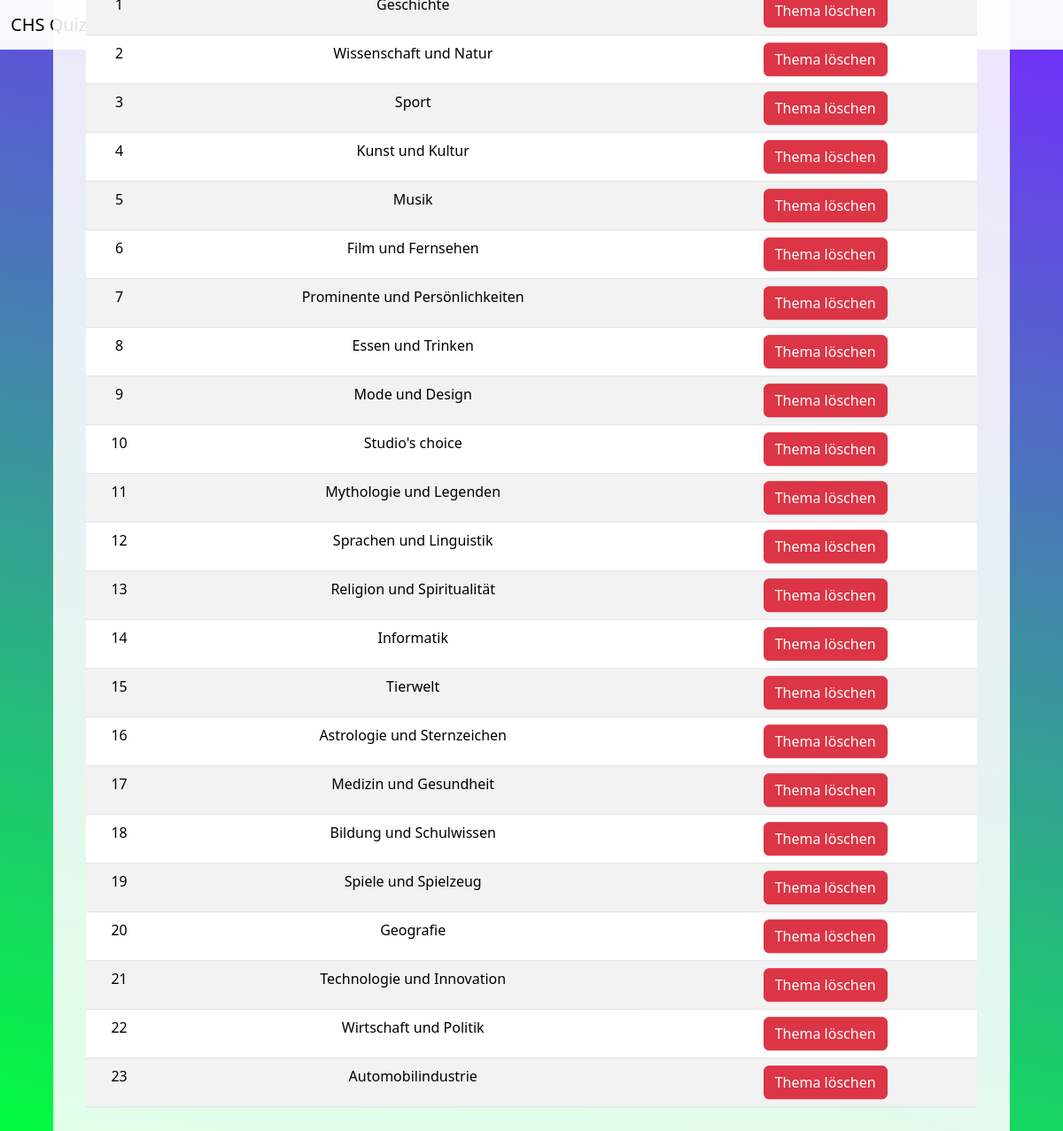
The app's page /Admin/manage_themes.php (signed in) with its own data.
### tables this page shows
CREATE TABLE `themen` (
  `themenid` bigint(20) UNSIGNED NOT NULL,
  `themenname` varchar(50) NOT NULL
);

### Assets/Classes/Database.php (called while the page is built, shortened)
<?php
class Database {
    private $host = HOST;
    private $table = TABLE;
    private $username = USERNAME;
    private $password = PASSWORD;
    protected function connectDB() {
        try {
            $this->connection = new PDO("mysql:host=$this->host;dbname=$this->table", $this->username, $this->password);
        }
        catch (PDOException $e) {
            die("Database error");
        }
    }
}

### Assets/Classes/GetQuizData.php (the view, shortened to what this page needs)
<?php
class GetQuizData extends Database {
    public function showThemes() {
        $stmt = $this->connection->prepare("SELECT * FROM `themen` WHERE 1");
        $stmt->execute();
        $result = $stmt->fetchAll(PDO::FETCH_ASSOC);
        foreach($result as $r) {
            echo '<tr>
            <td>'. $r["themenid"] .'</td>
            <td>'. $r["themenname"] .'</td>
            <td><a href="../Admin/manage_themes.php?action=delete&id='. $r["themenid"].'" class="btn btn-danger">Thema löschen</a></td>
            </tr>';
        }
    }
}

### Assets/CSS/styles.css (style rules this page uses)
html { min-height: 100%; background: rgb(0,255,60); background: -moz-linear-gradient(13deg, rgba(0,255,60,1) 0%, rgba(115,43,255,1) 100%); background: -webkit-linear-gradient(13deg, rgba(0,255,60,1) 0%, rgba(115,43,255,1) 100%); background: linear-gradient(13deg, rgba(0,255,60,1) 0%, rgba(115,43,255,1) 100%); filter: progid:DXImageTransform.Microsoft.gradient(startColorstr="#00ff3c",endColorstr="#732bff",GradientType=1); }

### records on screen
themen: themenid "2", themenname "Wissenschaft und Natur"
themen: themenid "3", themenname "Sport"
themen: themenid "4", themenname "Kunst und Kultur"
themen: themenid "5", themenname "Musik"
themen: themenid "6", themenname "Film und Fernsehen"
themen: themenid "7", themenname "Prominente und Persönlichkeiten"
themen: themenid "8", themenname "Essen und Trinken"
themen: themenid "9", themenname "Mode und Design"
themen: themenid "10", themenname "Studio's choice"
themen: themenid "11", themenname "Mythologie und Legenden"
themen: themenid "12", themenname "Sprachen und Linguistik"
themen: themenid "13", themenname "Religion und Spiritualität"
themen: themenid "14", themenname "Informatik"
themen: themenid "15", themenname "Tierwelt"
themen: themenid "16", themenname "Astrologie und Sternzeichen"
themen: themenid "17", themenname "Medizin und Gesundheit"
themen: themenid "18", themenname "Bildung und Schulwissen"
themen: themenid "19", themenname "Spiele und Spielzeug"
themen: themenid "20", themenname "Geografie"
themen: themenid "21", themenname "Technologie und Innovation"
themen: themenid "22", themenname "Wirtschaft und Politik"
themen: themenid "23", themenname "Automobilindustrie"
